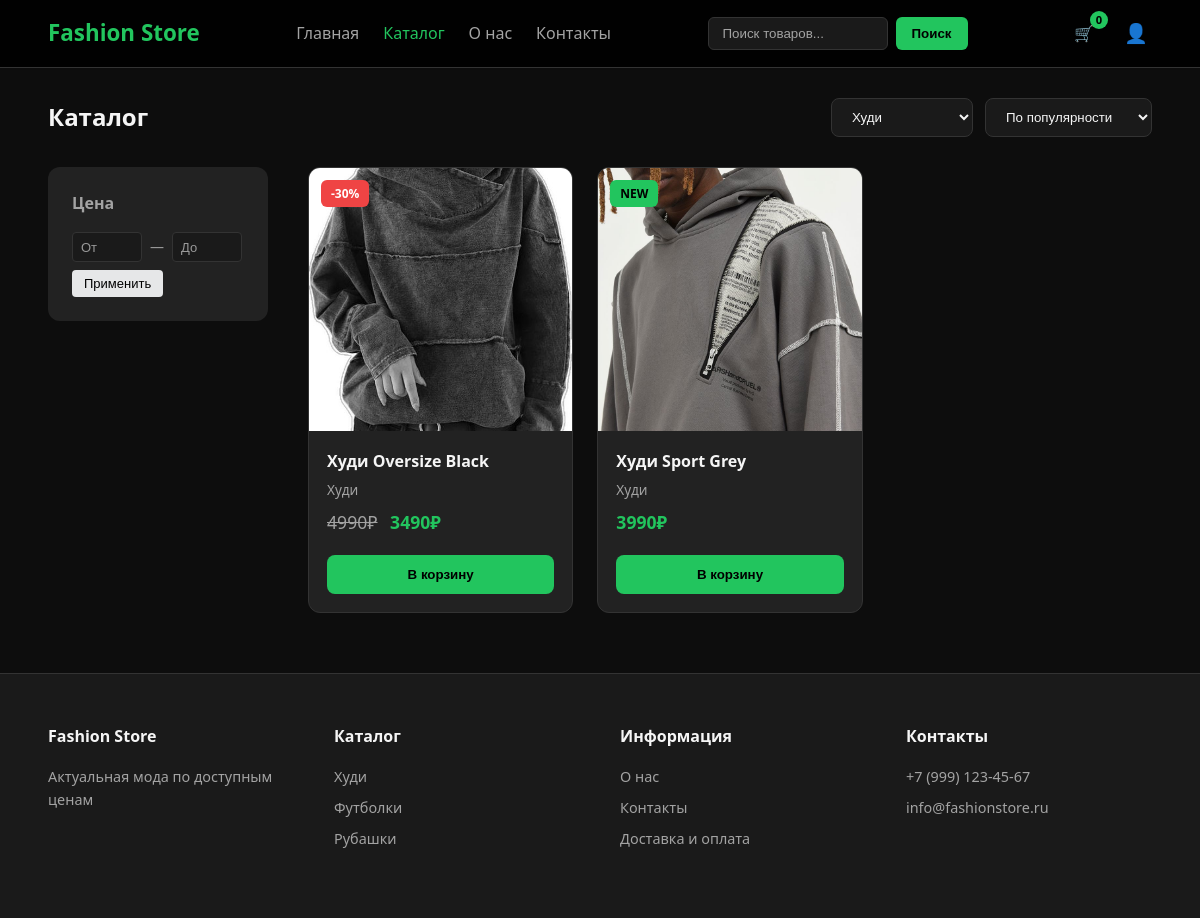
Page /catalog/?cat=hoodies on the committed database.
### store/models.py (models this page shows, shortened)
class Product(models.Model):
    name = models.CharField(max_length=200)
    price = models.IntegerField()
    old_price = models.IntegerField(null=True, blank=True)
    image = models.CharField(max_length=255, blank=True)
    sku = models.CharField(max_length=50, unique=True)
    category = models.ForeignKey(Category, on_delete=models.SET_NULL, null=True, related_name='products')
    is_new = models.BooleanField(default=False)
    is_popular = models.BooleanField(default=False)
    description = models.TextField(blank=True)
    material = models.CharField(max_length=100, blank=True)
    care = models.CharField(max_length=100, blank=True)
    colors = models.CharField(max_length=255, blank=True)
    color_names = models.CharField(max_length=255, blank=True)
    sizes = models.CharField(max_length=255, blank=True)
    sizes_in_stock = models.CharField(max_length=255, blank=True)
    rating = models.FloatField(default=0)
    reviews_count = models.IntegerField(default=0)
    created_at = models.DateTimeField(auto_now_add=True)

class Category(models.Model):
    name = models.CharField(max_length=50)
    slug = models.SlugField(max_length=50, unique=True)

### store/views.py (the view, shortened to what this page needs)
# urls.py: path('catalog/', views.catalog, name='catalog'),
def catalog(request):
    categories = Category.objects.all()
    products = Product.objects.all()
    category_slug = request.GET.get('cat')
    search = request.GET.get('search', '')
    sort = request.GET.get('sort', 'popular')
    price_min = request.GET.get('price_min')
    price_max = request.GET.get('price_max')
    colors = request.GET.getlist('color')
    if category_slug:
        products = products.filter(category__slug=category_slug)
    if search:
        products = products.filter(name__icontains=search)
    if price_min and price_min.isdigit():
        products = products.filter(price__gte=int(price_min))
    if price_max and price_max.isdigit():
        products = products.filter(price__lte=int(price_max))
    if sort == 'price-asc':
        products = sorted(products, key=lambda p: p.price)
    elif sort == 'price-desc':
        products = sorted(products, key=lambda p: p.price, reverse=True)
    elif sort == 'new':
        products = [p for p in products if p.is_new]
    elif sort == 'rating':
        products = sorted(products, key=lambda p: p.rating or 0, reverse=True)
    else:
        products = sorted(products, key=lambda p: not p.is_popular)
    return render(request, 'catalog.html', {
        'categories': categories,
        'products': products,
        'active_category': category_slug,
        'active_sort': sort,
    })

### templates/catalog.html (shortened to what this page needs)
{% extends 'base.html' %}
{% load static %}
{% block content %}
<main class="container">
    <section class="catalog-header">
        <h1>Каталог</h1>
        <div class="catalog-filters">
            <select class="filter-select" id="categoryFilter">
                <option value="hoodies" {% if active_category == 'hoodies' %}selected{% endif %}>Худи</option>
            </select>
            <select class="filter-select" id="sortFilter">
                <option value="popular" {% if active_sort == 'popular' %}selected{% endif %}>По популярности</option>
            </select>
        </div>
    </section>
    <div class="catalog-layout">
        <aside class="sidebar">
            <h3>Цена</h3>
            <div class="price-range">
                <input type="number" placeholder="От" id="priceMin" min="0">
                <span>—</span>
                <input type="number" placeholder="До" id="priceMax">
                <button class="btn btn-sm" id="applyPrice">Применить</button>
            </div>
        </aside>
        <section class="products catalog-products" id="catalogProducts">
            {% for product in products %}
            <article class="card" data-id="{{ product.id }}" data-category="{{ product.category.slug|default:'' }}" data-price="{{ product.price }}" data-new="{% if product.is_new %}1{% else %}0{% endif %}">
                <a href="{% url 'product_detail' product.id %}" class="card-link">
                    <div class="card-image">
                        <img src="{% static product.image %}" alt="{{ product.name }}">
                        {% if product.old_price %}<span class="badge sale">-30%</span>{% endif %}
                        {% if product.is_new %}<span class="badge new">NEW</span>{% endif %}
                    </div>
                    <div class="card-info">
                        <h3 class="card-title">{{ product.name }}</h3>
                        <p class="card-category">{{ product.category.name|default:'Товар' }}</p>
                        <p class="card-price">
                            {% if product.old_price %}<span class="old-price">{{ product.old_price }}₽</span>{% endif %}
                            <span class="price">{{ product.price }}₽</span>
                        </p>
                    </div>
                </a>
                <button class="btn-add-cart" data-id="{{ product.id }}">В корзину</button>
            </article>
            {% empty %}
            <p class="no-products">Товары не найдены.</p>
            {% endfor %}
        </section>
    </div>
</main>
{% endblock %}

### app/static/css/style.css (style rules this page uses)
* { margin: 0; padding: 0; box-sizing: border-box; }
:root { --color-bg: #0d0d0d; --color-surface: #1a1a1a; --color-card: #222; --color-accent: #22c55e; --color-accent-hover: #16a34a; --color-text: #f5f5f5; --color-text-muted: #a3a3a3; --color-border: #333; }
body { font-family: 'Segoe UI', system-ui, -apple-system, sans-serif; background-color: var(--color-bg); color: var(--color-text); line-height: 1.6; }
a { color: inherit; text-decoration: none; }
img { max-width: 100%; display: block; }
.container { width: 92%; max-width: 1200px; margin: 0 auto; }
.products { display: grid; grid-template-columns: repeat(auto-fill, minmax(260px, 1fr)); gap: 24px; }
.card { background: var(--color-card); border-radius: 12px; overflow: hidden; border: 1px solid var(--color-border); transition: all 0.3s; display: flex; flex-direction: column; }
.card-link { flex: 1; display: flex; flex-direction: column; }
.card-image { position: relative; aspect-ratio: 1; overflow: hidden; }
.card-image img { width: 100%; height: 100%; object-fit: cover; transition: transform 0.4s; }
.badge { position: absolute; top: 12px; left: 12px; padding: 4px 10px; border-radius: 6px; font-size: 0.75rem; font-weight: 700; }
.badge.sale { background: #ef4444; color: #fff; }
.badge.new { background: var(--color-accent); color: #000; }
.card-info { padding: 18px; flex: 1; }
.card-info h3 { font-size: 1rem; margin-bottom: 4px; font-weight: 600; }
.card-category { color: var(--color-text-muted); font-size: 0.85rem; margin-bottom: 8px; }
.card-price { font-size: 1.1rem; font-weight: 700; }
.card-price .old-price { color: var(--color-text-muted); text-decoration: line-through; font-weight: 400; margin-right: 8px; }
.card-price .price { color: var(--color-accent); }
.btn-add-cart { margin: 0 18px 18px; padding: 12px; background: var(--color-accent); border: none; border-radius: 8px; color: #000; font-weight: 600; cursor: pointer; transition: all 0.2s; }
.btn { padding: 12px 24px; border-radius: 8px; font-weight: 600; border: none; cursor: pointer; transition: all 0.2s; }
.btn-sm { padding: 8px 16px; font-size: 0.9rem; }
.catalog-header { display: flex; justify-content: space-between; align-items: center; flex-wrap: wrap; gap: 20px; margin: 30px 0; }
.catalog-filters { display: flex; gap: 12px; }
.filter-select { padding: 10px 16px; background: var(--color-surface); border: 1px solid var(--color-border); color: var(--color-text); border-radius: 8px; }
.catalog-layout { display: grid; grid-template-columns: 220px 1fr; gap: 40px; }
.sidebar { background: var(--color-card); padding: 24px; border-radius: 12px; height: fit-content; position: sticky; top: 100px; }
.sidebar h3 { font-size: 1rem; margin-bottom: 16px; color: var(--color-text-muted); }
.price-range { display: flex; flex-direction: row; align-items: center; flex-wrap: wrap; gap: 8px; margin-top: 8px; }
.price-range input { width: 70px; padding: 6px 8px; background: var(--color-surface); border: 1px solid var(--color-border); color: var(--color-text); border-radius: 4px; font-size: 14px; }
.price-range input::placeholder { color: #999; font-size: 13px; }
.price-range span { color: #999; font-size: 14px; }
.price-range .btn { padding: 6px 12px; background: #e6e7e8; color: #000; border: none; border-radius: 4px; font-size: 13px; font-weight: 500; cursor: pointer; transition: background-color 0.2s; }
aside h3 { text-align: left; margin-bottom: 8px; }

### rows in the picture
Product: image (picture), shows "-30%", name "Худи Oversize Black", category.name "Худи", old_price "4990", price "3490"
Product: image (picture), is_new "NEW", name "Худи Sport Grey", category.name "Худи", price "3990"
